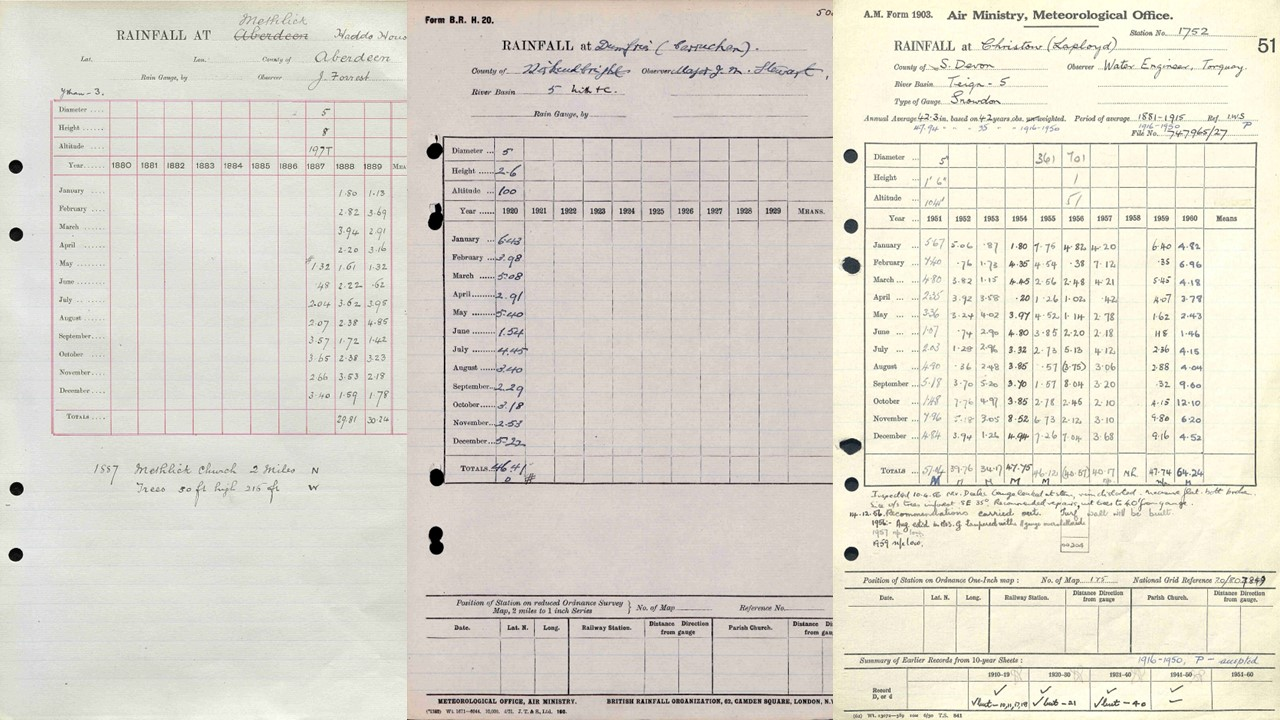
#> input picture _images/Image_samples.jpg, 1280 x 720 px; its folder holds only this picture in this run
$ python -i optimise_x.py   (imports and definitions only)
#> lines starting #> are read from the running program, lines starting #| are printed output that depends on the picture; after the words box and inside, x2 and y2 are one past the last pixel; in counts of white or black regions, pixels touching at a corner belong together
#> further down, picture is the input picture: shape (720, 1280, 3); mean B, G, R 206.8, 218, 222.2
# Functions for layout analysis

import os
import sys

import cv2
import numpy as np
import random

import scipy.optimize

import matplotlib
from matplotlib.backends.backend_agg import FigureCanvasAgg as FigureCanvas
from matplotlib.figure import Figure
from matplotlib.lines import Line2D
from matplotlib.patches import Circle

# Convert image to BW
def imageToBW(image):
    # To greyscale
    pImage = cv2.cvtColor(image.copy(), cv2.COLOR_BGR2GRAY)
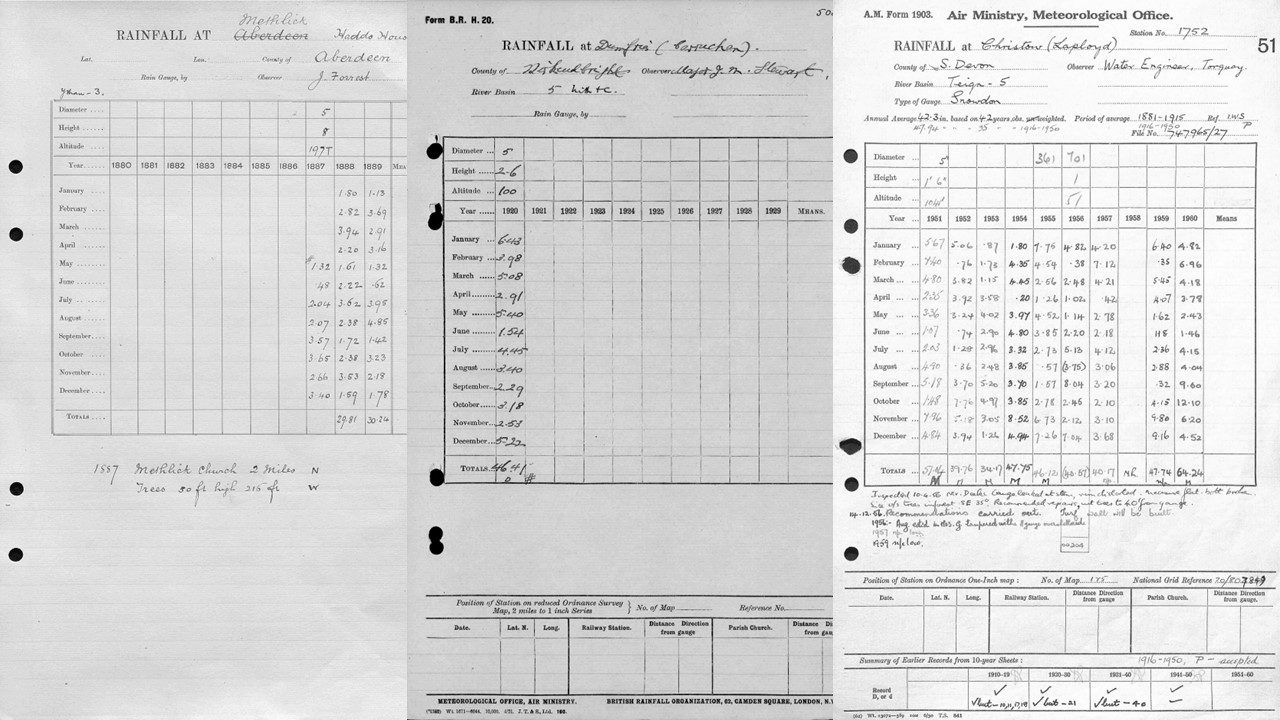
#> pImage: shape (720, 1280); min 0, max 255, mean 218
    # Gaussian blur to denoise
    pImage = cv2.GaussianBlur(pImage, (9, 9), 0)
    # Adaptive threshold to convert to BW
    pImage = cv2.adaptiveThreshold(
        pImage, 255, cv2.ADAPTIVE_THRESH_GAUSSIAN_C, cv2.THRESH_BINARY, 7, 2
    )
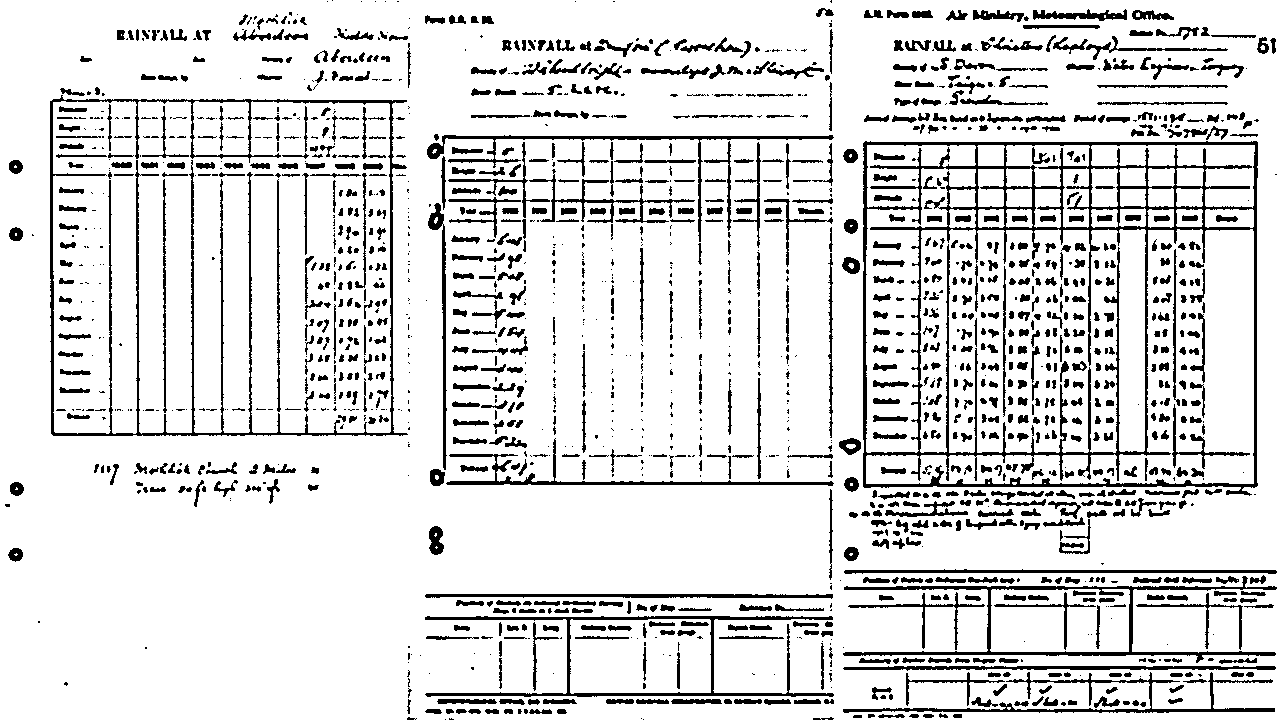
#> pImage: shape (720, 1280); 86.8% white; 1694 black regions (659 under 20 px), largest, box (x1, y1, x2, y2) and area: (863, 141, 1258, 496) 16671, (50, 95, 408, 436) 7695, (843, 576, 1277, 663) 3375
    pImage = cv2.bitwise_not(pImage)
    kernel = np.array([[0.0, 1.0, 0.0], [1.0, 1.0, 1.0], [0.0, 1.0, 0.0]], np.uint8)
    pImage = cv2.dilate(pImage, kernel)
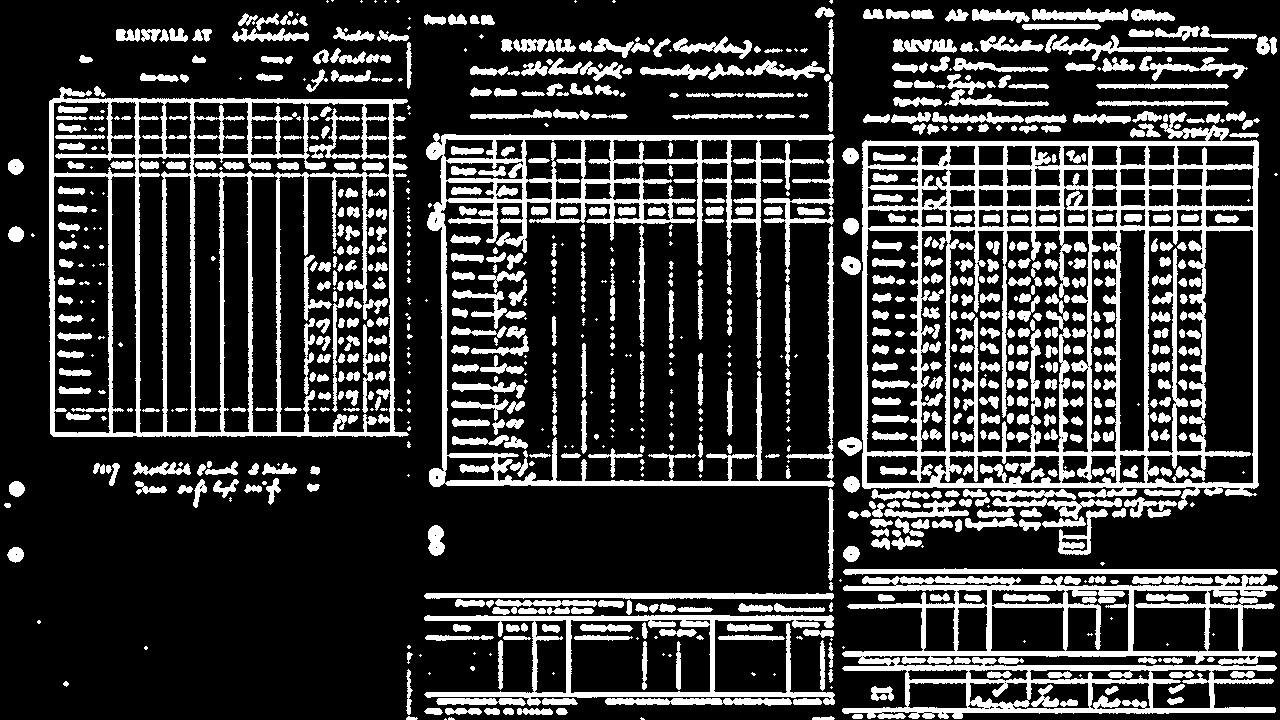
#> pImage: shape (720, 1280); 22.5% white; 935 white regions (225 under 20 px), largest, box (x1, y1, x2, y2) and area: (862, 112, 1259, 510) 38651, (49, 87, 409, 437) 21949, (842, 568, 1278, 719) 21446
    return pImage


# Find line segments in the processed image
# [145 lines left out: functions imageToLines, fitVlines, findOS, overplotPoints, overplotFit, overplotLines, not called in this run]

>>> import cv2
>>> picture = cv2.imread('../../_images/Image_samples.jpg')
>>> result = imageToBW(picture)

$ run again, on _images/SmolVLM_Granite_Gemma_raw_example.jpg
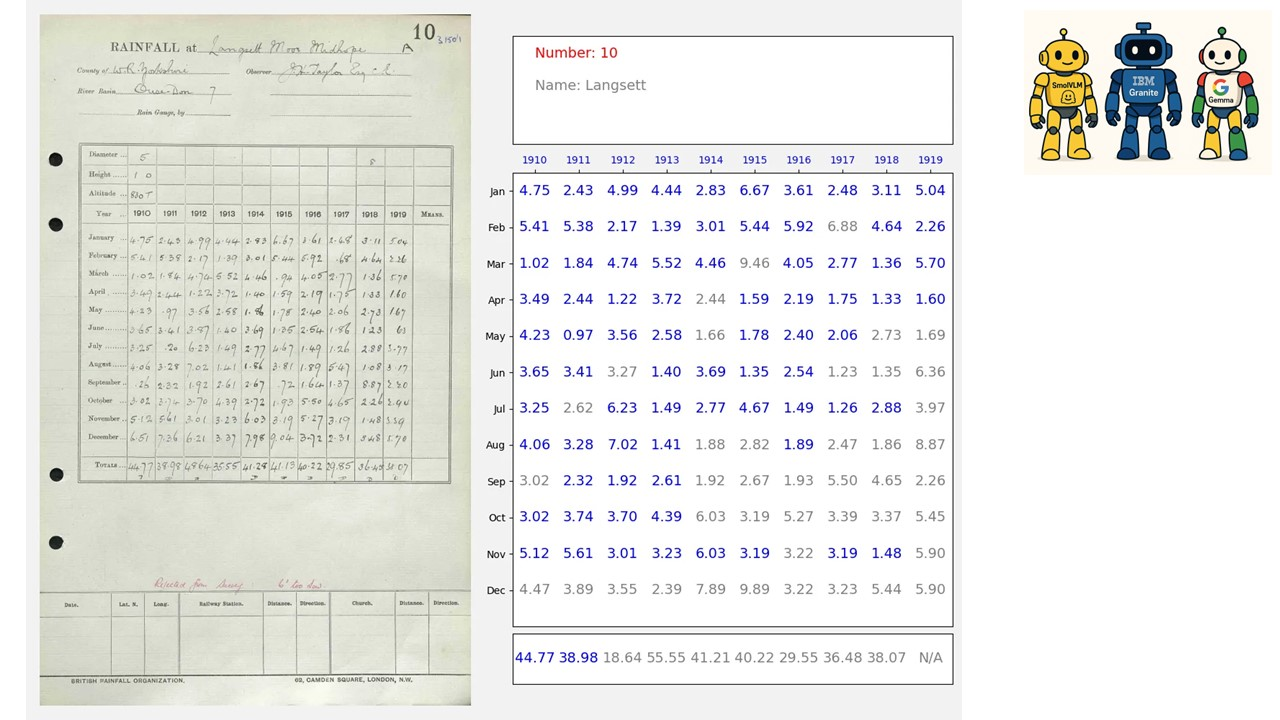
#> input picture _images/SmolVLM_Granite_Gemma_raw_example.jpg, 1280 x 720 px
#> picture is the input picture: shape (720, 1280, 3); mean B, G, R 230.8, 234.8, 234.2
#> in imageToBW, `pImage = cv2.adaptiveThreshold( pImage, 255, cv2.ADAPTIVE_THRESH_GAUSS..`:
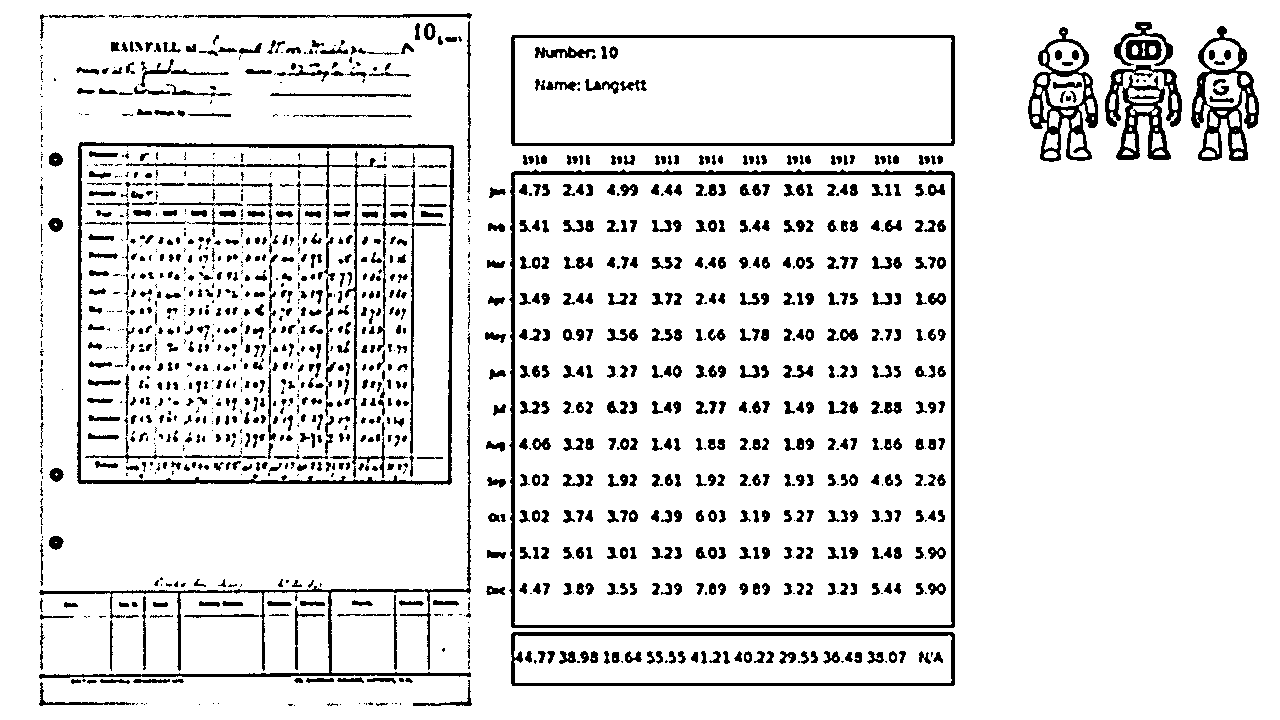
#> pImage: shape (720, 1280); 89.8% white; 1458 black regions (502 under 20 px), largest, box (x1, y1, x2, y2) and area: (509, 169, 955, 628) 6690, (77, 142, 454, 485) 5141, (39, 414, 471, 679) 3870
#> in imageToBW, `pImage = cv2.dilate(pImage, kernel)`:
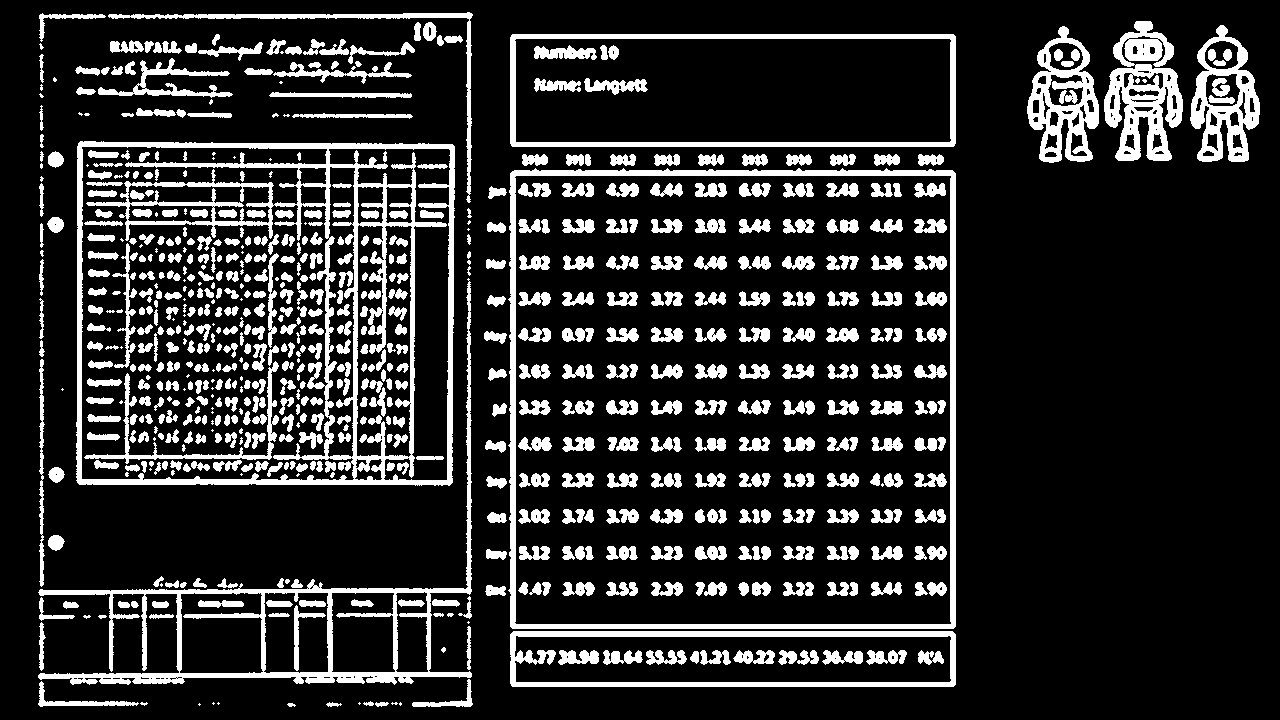
#> pImage: shape (720, 1280); 17% white; 722 white regions (93 under 20 px), largest, box (x1, y1, x2, y2) and area: (76, 141, 455, 486) 21188, (508, 168, 956, 629) 10254, (38, 278, 472, 685) 9878
